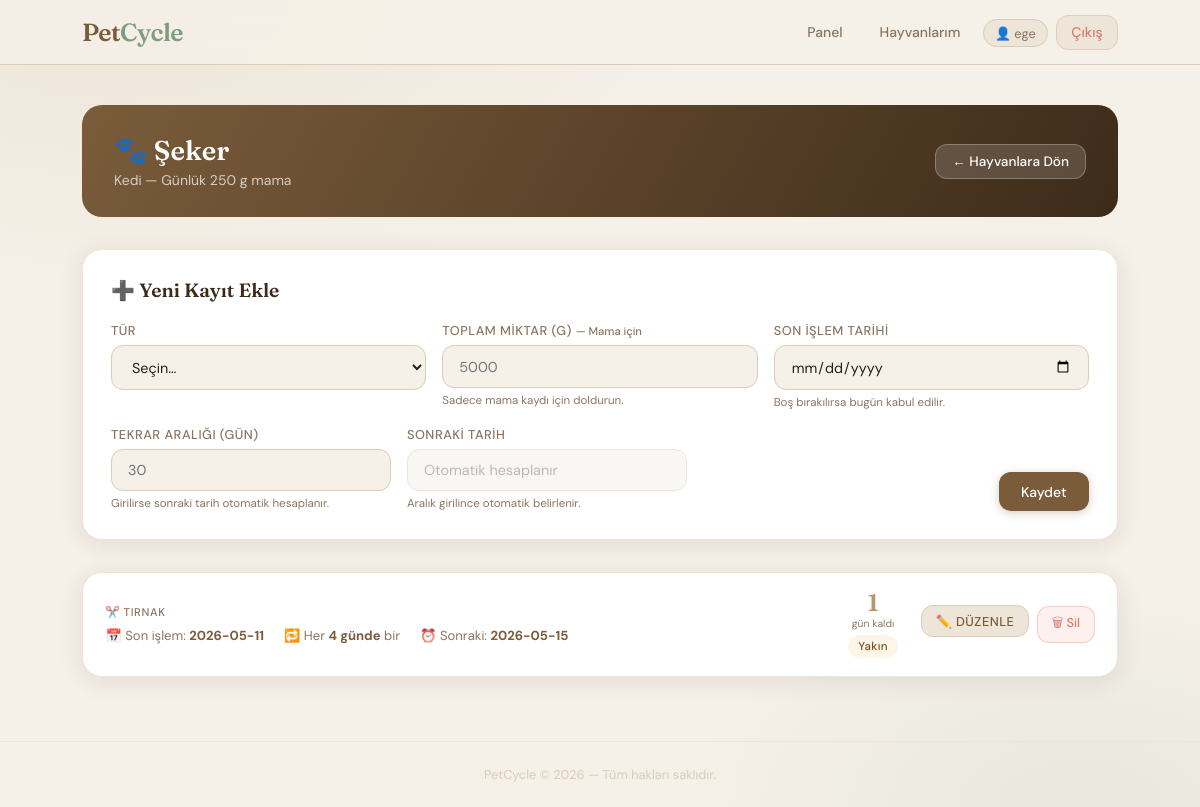
The app's page /routines/1 (signed in), older data.
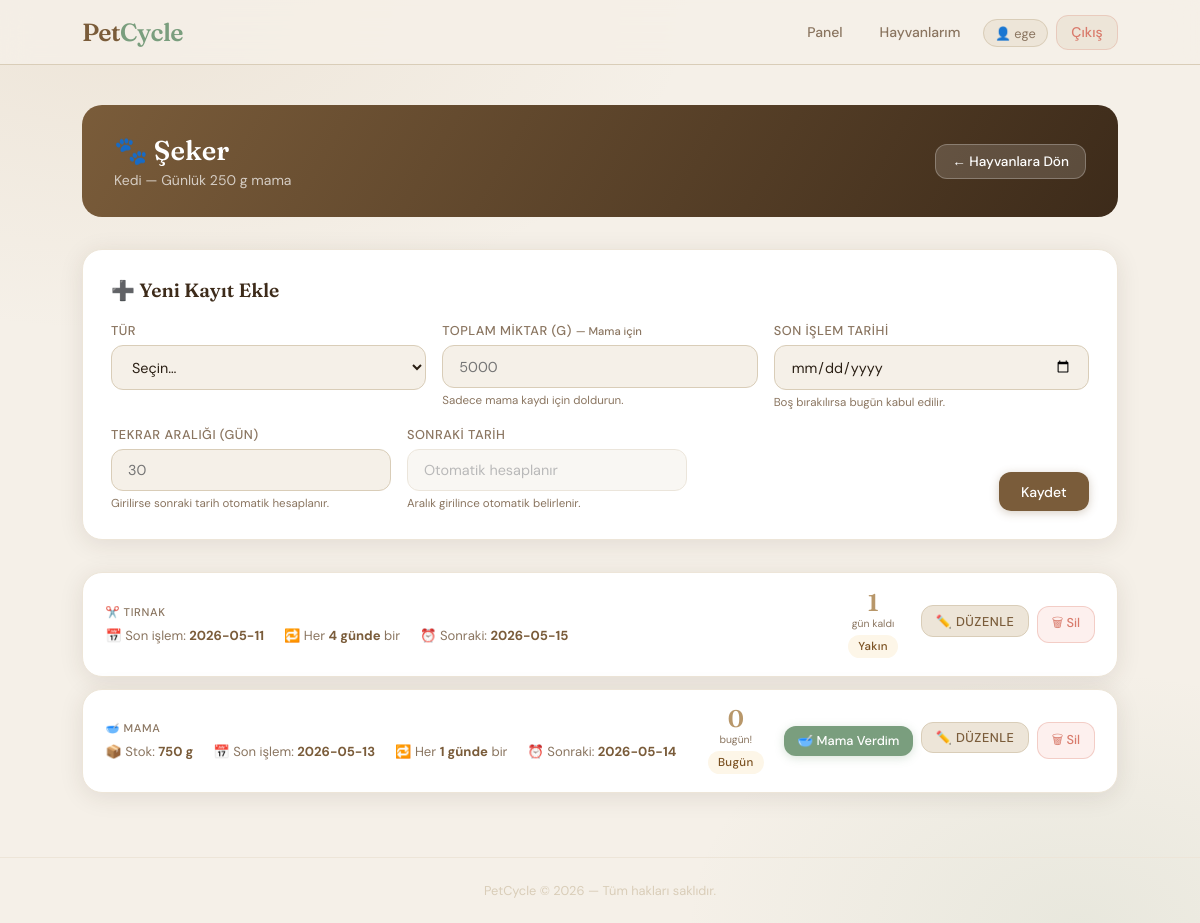
The same page, newer data.
### tables this page shows
CREATE TABLE inventory_and_routines (
            id INTEGER PRIMARY KEY AUTOINCREMENT,
            pet_id INTEGER NOT NULL,
            item_type TEXT NOT NULL, 
            total_amount INTEGER,     
            interval_days INTEGER,      
            next_due_date DATE,       
            last_action_date DATE DEFAULT (date('now', 'localtime')),
            FOREIGN KEY (pet_id) REFERENCES pets (id)
        );

### app.py (the view)
@app.route('/routines/<int:pet_id>', methods=['GET'])
@login_required
def get_routines(pet_id):
    user_id = session['user_id']
    conn = get_db_connection()
    try:
        pet = conn.execute(
            'SELECT * FROM pets WHERE id = ? AND user_id = ?',
            (pet_id, user_id)
        ).fetchone()
        if not pet:
            flash('Bu evcil hayvana erişim yetkiniz yok!', 'danger')
            return redirect(url_for('pets'))
        routines = conn.execute('''
            SELECT ir.* FROM inventory_and_routines ir
            JOIN pets p ON ir.pet_id = p.id
            WHERE ir.pet_id = ? AND p.user_id = ?
        ''', (pet_id, user_id)).fetchall()
        today = date.today()
        processed = []
        for r in routines:
            rd = dict(r)
            if rd['next_due_date']:
                target = datetime.strptime(rd['next_due_date'], '%Y-%m-%d').date()
                rd['days_left'] = (target - today).days
            else:
                rd['days_left'] = None
            processed.append(rd)
        return render_template('routines.html', pet=pet, routines=processed)
    finally:
        conn.close()

### app.py (called while the page is built)
def get_db_connection():
    conn = sqlite3.connect(DATABASE)
    conn.row_factory = sqlite3.Row
    return conn

@app.context_processor
def inject_now():
    return {'now': datetime.now()}

def login_required(f):
    @wraps(f)
    def decorated_function(*args, **kwargs):
        if 'user_id' not in session:
            flash('Lütfen önce giriş yapın.', 'warning')
            return redirect(url_for('login'))
        return f(*args, **kwargs)
    return decorated_function

### templates/routines.html (shortened to what the changed rows need)
{% extends "base.html" %}
{% block content %}
<div class="routine-header">
    <div>
        <h1>🐾 {{ pet.name }}</h1>
    </div>
</div>
<div class="add-section">
    <h2>➕ Yeni Kayıt Ekle</h2>
</div>
{% if routines %}
<div class="routine-list">
    {% for r in routines %}
    <div class="routine-row">
        <div class="routine-row-main">
            <div class="routine-info">
                <span class="routine-type-label">
                    {% if r.item_type == 'Mama' %}🥣
                    {% elif r.item_type == 'Veteriner' %}🏥
                    {% elif r.item_type == 'Aşı' %}💉
                    {% elif r.item_type == 'Tırnak' %}✂️
                    {% elif r.item_type == 'Banyo' %}🛁
                    {% elif r.item_type == 'İlaç' %}💊
                    {% else %}📌{% endif %}
                    {{ r.item_type }}
                </span>
                <div class="routine-meta">
                    {% if r.total_amount %}
                    <span class="routine-meta-item">
                        📦 Stok: <strong>{{ r.total_amount }} g</strong>
                    </span>
                    {% endif %}
                    {% if r.last_action_date %}
                    <span class="routine-meta-item">
                        📅 Son işlem: <strong>{{ r.last_action_date[:10] }}</strong>
                    </span>
                    {% endif %}
                    {% if r.interval_days %}
                    <span class="routine-meta-item">
                        🔁 Her <strong>{{ r.interval_days }} günde</strong> bir
                    </span>
                    {% endif %}
                    {% if r.next_due_date %}
                    <span class="routine-meta-item">
                        ⏰ Sonraki: <strong>{{ r.next_due_date }}</strong>
                    </span>
                    {% endif %}
                </div>
            </div>
            {% if r.days_left is not none %}
            <div class="days-chip">
                <span class="num
                    {% if r.days_left < 0 %}day-danger
                    {% elif r.days_left <= 3 %}day-warn
                    {% else %}day-ok{% endif %}">
                    {{ r.days_left | abs }}
                </span>
                <span class="lbl">
                    {% if r.days_left < 0 %}gün geçti
                    {% elif r.days_left == 0 %}bugün!
                    {% else %}gün kaldı{% endif %}
                </span>
                {% if r.days_left < 0 %}
                    <span class="badge badge-danger" style="margin-top:.3rem">Gecikti</span>
                {% elif r.days_left == 0 %}
                    <span class="badge badge-warn" style="margin-top:.3rem">Bugün</span>
                {% elif r.days_left <= 3 %}
                    <span class="badge badge-warn" style="margin-top:.3rem">Yakın</span>
                {% else %}
                    <span class="badge badge-ok" style="margin-top:.3rem">Tamam</span>
                {% endif %}
            </div>
            {% endif %}
            <div class="routine-actions">
                {% if r.item_type == 'Mama' %}
                <form method="POST" action="{{ url_for('edit_routine', r_id=r.id) }}">
                    <button type="submit" class="btn btn-sage btn-sm">🥣 Mama Verdim</button>
                </form>
                {% endif %}
                <label for="rt-toggle-{{ r.id }}" class="btn btn-ghost btn-sm" style="cursor:pointer">
                    ✏️ Düzenle
                </label>
                <form method="POST" action="{{ url_for('delete_routine', r_id=r.id) }}"
                    onsubmit="return confirm('Bu kayıt silinecek, emin misiniz?')">
                    <button type="submit" class="btn btn-danger btn-sm">🗑 Sil</button>
                </form>
            </div>
        </div>
    </div>
    {% endfor %}
</div>
{% else %}
<div class="empty-state card">
    <div class="empty-icon">📋</div>
    <p>Bu hayvan için henüz kayıt yok. Yukarıdan ekleyin!</p>
</div>
{% endif %}
{% endblock %}

Row changes from the older to the newer data that the page shows:
added inventory_and_routines: item_type "MAMA", total_amount "750", last_action_date "2026-05-13", interval_days "1", next_due_date "2026-05-14", days_left|abs "0", shows "bugün!", shows "Bugün"
